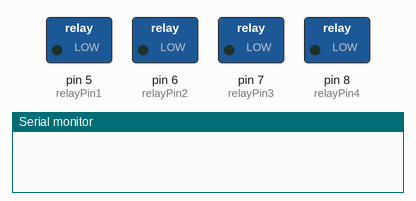
Simulated run of this sketch. Board: Arduino Uno, built with avr-gcc and run on an emulated ATmega328P. Shown: switched loads named in the sketch (green lamp = pin HIGH), the last lines printed to the serial monitor.

Above: at 0.05 s.
At 0.2 s:
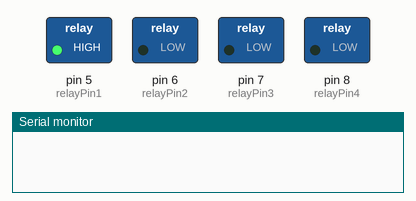
At 0.4 s:
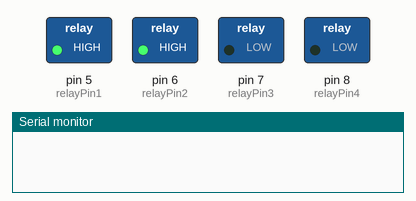
At 20.5 s:
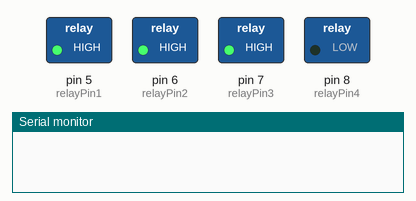
At 50.6 s:
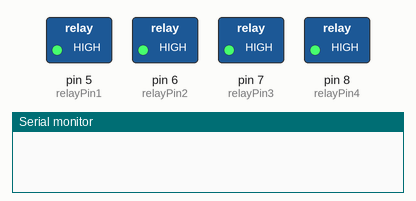
At 61.05 s:
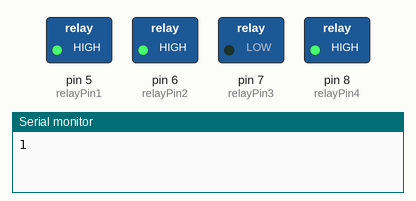
Timing chart, 0 to 78.8 s (numbered marks = the images above):
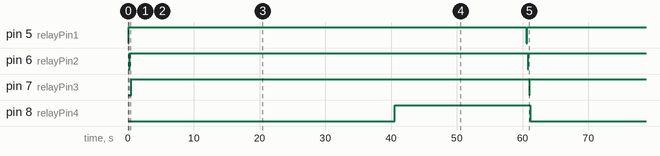

Measured:
- by itself, pin 5 (relayPin1), pin 6 (relayPin2), pin 7 (relayPin3): alternates HIGH for 60.5 s and LOW for 0.10 s
- by itself, pin 8 (relayPin4): alternates HIGH for 20.6 s and LOW for 40.0 s

The sketch:

Relay_module.ino
```cpp
// Device power cycling using Arduino Uno and 4-relay Module.
// This setup is for electrical testing and troubleshooting purposes.
// DUT - Device Under Test.

int relayPin1 = 5;            //Output to pin8 connected to relay IN1 pin
int relayPin2 = 6;            //Output to pin7 connected to relay IN2 pin
int relayPin3 = 7;            //Output to pin6 connected to relay IN3 pin
int relayPin4 = 8;            //Output to pin5 connected to relay IN4 pin
int counter = 0;              //Counter to count number of cycles.

void setup() {
  pinMode(relayPin1, OUTPUT);  //Define pin 5 as output
  pinMode(relayPin2, OUTPUT);  //Define pin 6 as output
  pinMode(relayPin3, OUTPUT);  //Define pin 7 as output
  pinMode(relayPin4, OUTPUT);  //Define pin 8 as output
  Serial.begin(9600);
}

void loop() {
  digitalWrite(relayPin1,LOW); // The pin is set LOW because the trigger on the relay is set to excite the relay at low condition.
  delay(100);                  // This can be changed as per users need like setting it to HIGH but make sure your trigger is also set to HIGH.
  digitalWrite(relayPin1,HIGH);
  delay(100);

 digitalWrite(relayPin2,LOW);
 delay(100);
 digitalWrite(relayPin2,HIGH);
 delay(100);

 digitalWrite(relayPin3,LOW);
 delay(100);
 digitalWrite(relayPin3,HIGH);
 delay(100);

 digitalWrite(relayPin4,LOW);
 delay(40000);                // This is my custom setting you can have your own values.
 digitalWrite(relayPin4,HIGH);
 delay(20000);
 counter = counter+1;         // Counter to count number of cycles the DUT turns ON/OFF.
    if (counter==3000){       // Here the counter is set to count till 3000 cycles and turn off the DUT for 166.66665mins or 2.778Hrs.
    digitalWrite(relayPin4,HIGH);
    counter = 0;
    delay(9999999);           // This the delay time or how long the DUT will stay turned OFF i.e 166.66665mins or 2.778Hrs.

    }                         // This is custom setting you can have your own values.
 Serial.println(counter);     // This will display the cycle count onto the serial monitor.
}
```
